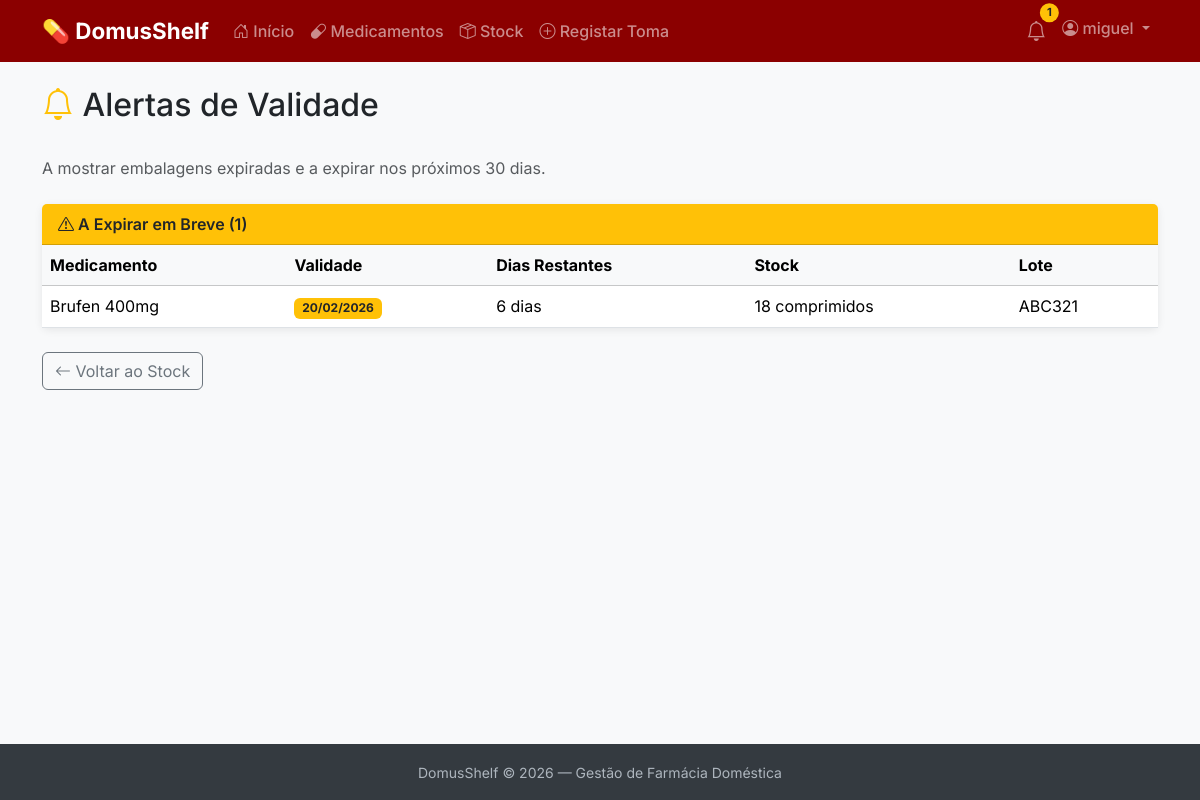
/medicamentos/alertas/ (signed in), run on an earlier commit of the app's database.
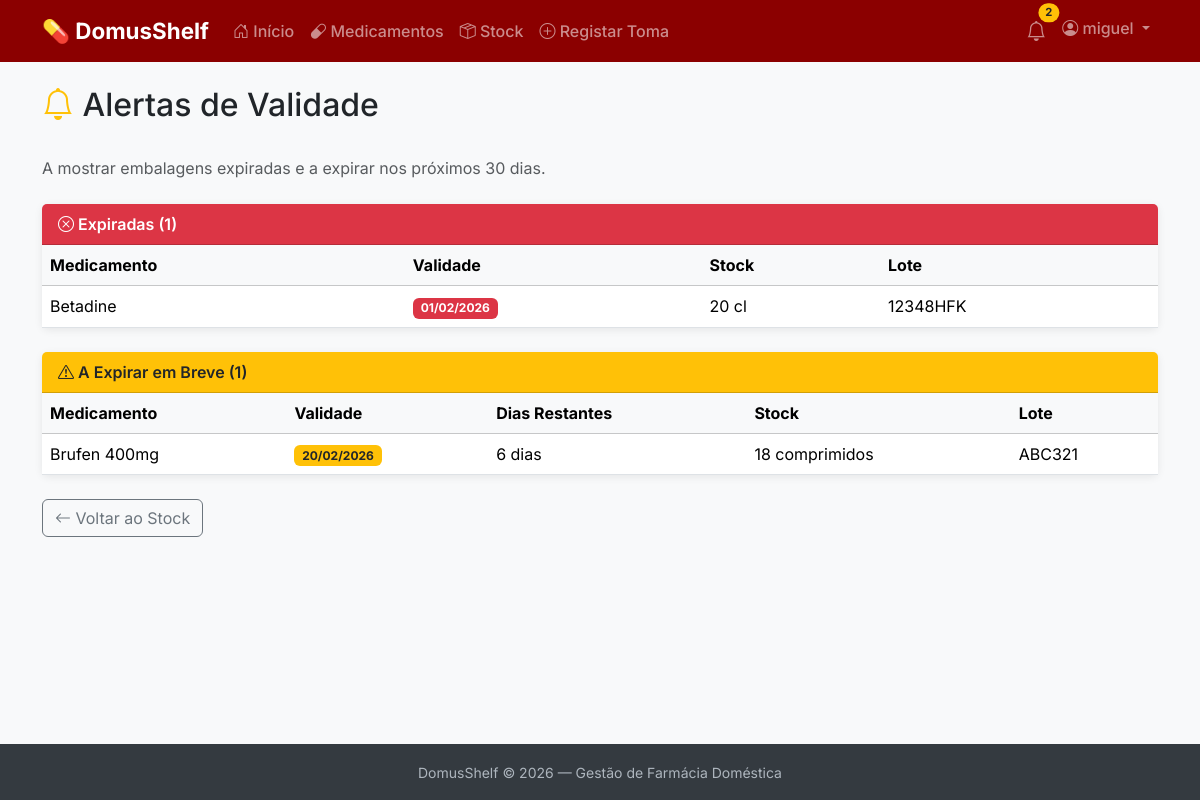
And on a later commit of the database.
### pharmacy/models.py (models this page shows, shortened)
class Embalagem(models.Model):
    medicamento = models.ForeignKey(
        Medicamento,
        on_delete=models.CASCADE,
        related_name='embalagens',
        verbose_name='Medicamento'
    )
    quantidade_inicial = models.PositiveIntegerField(
        verbose_name='Quantidade Inicial'
    )
    quantidade_actual = models.PositiveIntegerField(
        verbose_name='Quantidade Actual'
    )
    unidade = models.CharField(
        max_length=50,
        default='unidades',
        verbose_name='Unidade'
    )
    data_validade = models.DateField(
        verbose_name='Data de Validade'
    )
    lote = models.CharField(
        max_length=50,
        blank=True,
        verbose_name='Lote'
    )
    criado_em = models.DateTimeField(
        auto_now_add=True,
        verbose_name='Criado em'
    )
    class Meta:
        verbose_name = 'Embalagem'
        verbose_name_plural = 'Embalagens'
        ordering = ['data_validade']
    @property
    def dias_para_expirar(self):
        delta = self.data_validade - date.today()
        return delta.days

class Medicamento(models.Model):
    utilizador = models.ForeignKey(
        User,
        on_delete=models.CASCADE,
        related_name='medicamentos',
        verbose_name='Utilizador'
    )
    nome_comercial = models.CharField(
        max_length=200,
        verbose_name='Nome Comercial'
    )
    principio_activo = models.CharField(
        max_length=200,
        blank=True,
        verbose_name='Princípio Activo'
    )
    forma_farmaceutica = models.CharField(
        max_length=100,
        blank=True,
        verbose_name='Forma Farmacêutica'
    )
    observacoes = models.TextField(
        blank=True,
        verbose_name='Observações'
    )
    criado_em = models.DateTimeField(
        auto_now_add=True,
        verbose_name='Criado em'
    )
    class Meta:
        verbose_name = 'Medicamento'
        verbose_name_plural = 'Medicamentos'
        ordering = ['nome_comercial']

### pharmacy/views.py (the view)
# urls.py: path('alertas/', views.alertas_lista, name='alertas_lista'),
@login_required
def alertas_lista(request):
    from datetime import date, timedelta
    hoje = date.today()
    try:
        prefs = Preferencias.objects.get(utilizador=request.user)
        dias_alerta = prefs.dias_alerta_antes
    except Preferencias.DoesNotExist:
        dias_alerta = 30
    data_limite = hoje + timedelta(days=dias_alerta)
    embalagens_user = Embalagem.objects.filter(
        medicamento__utilizador=request.user,
        quantidade_actual__gt=0
    ).select_related('medicamento')
    expiradas = embalagens_user.filter(
        data_validade__lt=hoje
    ).order_by('data_validade')
    a_expirar = embalagens_user.filter(
        data_validade__gte=hoje,
        data_validade__lte=data_limite
    ).order_by('data_validade')
    context = {
        'expiradas': expiradas,
        'a_expirar': a_expirar,
        'dias_alerta': dias_alerta,
        'hoje': hoje,
    }
    return render(request, 'pharmacy/alertas_lista.html', context)

### pharmacy/context_processors.py (called while the page is built)
def alertas_count(request):
    if not request.user.is_authenticated:
        return {'alertas_count': 0}
    hoje = date.today()
    try:
        prefs = Preferencias.objects.get(utilizador=request.user)
        dias_alerta = prefs.dias_alerta_antes
    except Preferencias.DoesNotExist:
        dias_alerta = 30  # Valor por defeito
    data_limite = hoje + timedelta(days=dias_alerta)
    count = Embalagem.objects.filter(
        medicamento__utilizador=request.user,
        quantidade_actual__gt=0,
        data_validade__lte=data_limite
    ).count()
    return {'alertas_count': count}

### pharmacy/templates/pharmacy/alertas_lista.html (shortened to what this page needs)
{% extends 'base.html' %}
{% block content %}
<div class="d-flex justify-content-between align-items-center mb-4">
    <h2><i class="bi bi-bell text-warning"></i> Alertas de Validade</h2>
</div>
<p class="text-muted mb-4">
    A mostrar embalagens expiradas e a expirar nos próximos {{ dias_alerta }} dias.
</p>
{% if not expiradas and not a_expirar %}
<div class="alert alert-success">
    <i class="bi bi-check-circle"></i> Não há alertas! Todas as embalagens estão dentro da validade.
</div>
{% else %}
    {% if expiradas %}
    <div class="card mb-4">
        <div class="card-header bg-danger text-white">
            <i class="bi bi-x-circle"></i> Expiradas ({{ expiradas|length }})
        </div>
        <div class="card-body p-0">
            <div class="table-responsive">
                <table class="table table-hover mb-0">
                    <thead class="table-light">
                        <tr>
                            <th>Medicamento</th>
                            <th>Validade</th>
                            <th>Stock</th>
                            <th>Lote</th>
                        </tr>
                    </thead>
                    <tbody>
                        {% for emb in expiradas %}
                        <tr>
                            <td>{{ emb.medicamento.nome_comercial }}</td>
                            <td><span class="badge bg-danger">{{ emb.data_validade|date:"d/m/Y" }}</span></td>
                            <td>{{ emb.quantidade_actual }} {{ emb.unidade }}</td>
                            <td>{{ emb.lote|default:"-" }}</td>
                        </tr>
                        {% endfor %}
                    </tbody>
                </table>
            </div>
        </div>
    </div>
    {% endif %}
    {% if a_expirar %}
    <div class="card mb-4">
        <div class="card-header bg-warning text-dark">
            <i class="bi bi-exclamation-triangle"></i> A Expirar em Breve ({{ a_expirar|length }})
        </div>
        <div class="card-body p-0">
            <div class="table-responsive">
                <table class="table table-hover mb-0">
                    <thead class="table-light">
                        <tr>
                            <th>Medicamento</th>
                            <th>Validade</th>
                            <th>Dias Restantes</th>
                            <th>Stock</th>
                            <th>Lote</th>
                        </tr>
                    </thead>
                    <tbody>
                        {% for emb in a_expirar %}
                        <tr>
                            <td>{{ emb.medicamento.nome_comercial }}</td>
                            <td><span class="badge bg-warning text-dark">{{ emb.data_validade|date:"d/m/Y" }}</span></td>
                            <td>{{ emb.dias_para_expirar }} dias</td>
                            <td>{{ emb.quantidade_actual }} {{ emb.unidade }}</td>
                            <td>{{ emb.lote|default:"-" }}</td>
                        </tr>
                        {% endfor %}
                    </tbody>
                </table>
            </div>
        </div>
    </div>
    {% endif %}
{% endif %}
<a href="{% url 'pharmacy:embalagem_lista' %}" class="btn btn-outline-secondary">
    <i class="bi bi-arrow-left"></i> Voltar ao Stock
</a>
{% endblock %}

### templates/base.html (shortened to what this page needs)
<!DOCTYPE html>
<html lang="pt">
<head>
    <link href="https://cdn.jsdelivr.net/npm/bootstrap@5.3.2/dist/css/bootstrap.min.css" rel="stylesheet">
    <link href="https://cdn.jsdelivr.net/npm/bootstrap-icons@1.11.1/font/bootstrap-icons.css" rel="stylesheet">
    <link rel="stylesheet" href="https://cdn.jsdelivr.net/npm/flatpickr/dist/flatpickr.min.css">
</head>
<body>
    <nav class="navbar navbar-expand-lg navbar-dark">
        <div class="container">
            <a class="navbar-brand" href="/">
                💊 DomusShelf
            </a>
            <div class="collapse navbar-collapse" id="navbarNav">
                {% if user.is_authenticated %}
                <ul class="navbar-nav me-auto">
                    <li class="nav-item">
                        <a class="nav-link" href="/">
                            <i class="bi bi-house-door"></i> Início
                        </a>
                    </li>
                    <li class="nav-item">
                        <a class="nav-link" href="{% url 'pharmacy:medicamento_lista' %}">
                            <i class="bi bi-capsule"></i> Medicamentos
                        </a>
                    </li>
                    <li class="nav-item">
                        <a class="nav-link" href="{% url 'pharmacy:embalagem_lista' %}">
                            <i class="bi bi-box-seam"></i> Stock
                        </a>
                    </li>
                    <li class="nav-item">
                        <a class="nav-link" href="{% url 'pharmacy:consumo_criar' %}">
                            <i class="bi bi-plus-circle"></i> Registar Toma
                        </a>
                    </li>
                </ul>
                <ul class="navbar-nav">
                    <li class="nav-item">
                        <a class="nav-link position-relative" href="{% url 'pharmacy:alertas_lista' %}">
                            <i class="bi bi-bell fs-5"></i>
                            {% if alertas_count and alertas_count > 0 %}
                            <span class="badge rounded-pill bg-warning text-dark alert-badge">
                                {{ alertas_count }}
                            </span>
                            {% endif %}
                        </a>
                    </li>
                    <li class="nav-item dropdown">
                        <a class="nav-link dropdown-toggle" href="#" role="button" data-bs-toggle="dropdown">
                            <i class="bi bi-person-circle"></i> {{ user.username }}
                        </a>
                    </li>
                </ul>
                {% endif %}
            </div>
        </div>
    </nav>
    <main>
        <div class="container">
            {% block content %}{% endblock %}
        </div>
    </main>
    <footer>
        <div class="container text-center">
            <small>DomusShelf &copy; 2026 — Gestão de Farmácia Doméstica</small>
        </div>
    </footer>
</body>
</html>

What changed in the data, as far as the page shows it:
added Embalagem: medicamento.nome_comercial "Betadine", data_validade "01/02/2026", quantidade_actual "20", unidade "cl", lote "12348HFK", shown under "Alertas de Validade"
Also different on the page:
{{ alertas_count }}: "1" → "2"
{{ expiradas|length }}: (not shown) → "1"
text now shown: "Expiradas ( ) Medicamento Validade Stock Lote"
